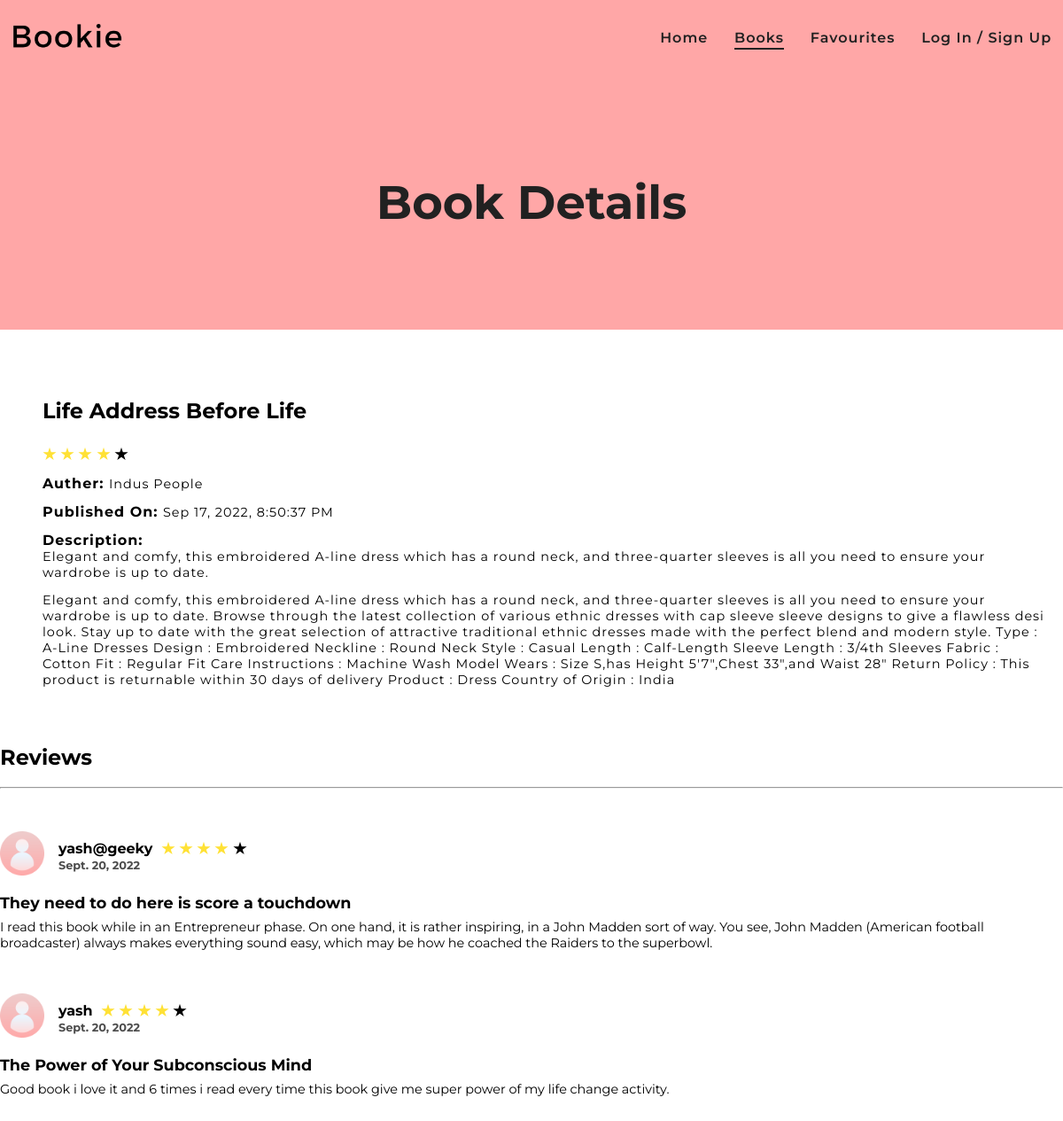
Page /book_details/4 on the committed database.
### app/models.py (models this page shows)
class BookData(models.Model):
        book_name = models.TextField()
        book_small_desc = models.TextField()
        book_desc = models.TextField()
        book_image = models.TextField()
        book_review_star = models.PositiveSmallIntegerField()
        book_author = models.CharField(max_length=60)
        book_published = models.CharField(max_length=60)
        book_review_count = models.PositiveIntegerField(default=1)

class ReviewData(models.Model):
        book_id = models.PositiveSmallIntegerField()
        user_email = models.TextField(max_length=60)
        username = models.TextField(max_length=60, default="No User")
        review_title = models.TextField()
        review_desc = models.TextField()
        date = models.DateField(auto_now_add=True)
        review_star = models.PositiveSmallIntegerField()

### app/views.py (the view, shortened to what this page needs)
def BookDetails(request, id):
        data = BookData.objects.get(id=id)
        review_data = ReviewData.objects.filter(book_id=id)
        loginValue = False
        if 'mail'  in request.session:
                if request.session['mail']:
                        loginValue = True
        context = { "data" : data, "review_data" : review_data ,"loggedIn" : loginValue, 'iterator':range(1,6) }
        return render(request, 'book_details.html', context)

### template/book_details.html (shortened to what this page needs)
{% load static %}
<!DOCTYPE html>
<html lang="en">
<head>
        <link rel="stylesheet" href="{% static 'resources/styles/book.css' %}">
</head>
<body>
        <header>
                <nav class="containers">
                        <div class="logo-container">
                                <div class="img-container">
                                        <img src="{% static 'resources/img/logo.png' %}" alt="">
                                </div>
                        </div>
                        <div class="nav-container">
                                <ul class="desktop-nav">
                                        <li><a href="{% url 'home' %}">Home</a></li>
                                        <li   id="book-active"><a href="{% url 'books' %}">Books</a></li>
                                        <li><a href="{% url 'favourite' %}">Favourites</a></li>
                                        {% if loggedIn %}
                                                <li><a href="#">{{ request.session.username }}</a></li>
                                        {% else %}
                                                <li><a href="{% url 'login' %}">Log  In / Sign Up</a></li>
                                        {% endif %}
                                </ul>
                        </div>
                </nav>
                <div class="header-text-container containers">
                        <h1>Book Details</h1>
                </div>
        </header>
        <main>
                <section class="details">
                        <div class="book-cover">
                                <div class="text-content">
                                        <h1>{{ data.book_name }}</h1>
                                        <div class="ratings">
                                                {% for i in iterator %}
                                                        {% if data.book_review_star >= i %}
                                                                <ion-icon name="star-sharp" class="stared"></ion-icon>
                                                        {% else %}
                                                                <ion-icon name="star-sharp" ></ion-icon>
                                                        {% endif %}
                                                {% endfor %}
                                        </div>
                                        <p><b style="font-size: 1rem;">Auther: </b> {{ data.book_author }}</p>
                                        <p><b style="font-size: 1rem;">Published On: </b> {{ data.book_published }}</p>
                                        <p><b style="font-size: 1rem;">Description: </b>
                                        <br>
                                        {{ data.book_small_desc }}
                                        </p>
                                        <p>
                                              {{data.book_desc}}
                                        </p>
                                </div>
                        </div>
                </section>
                <section class="review">
                        <div class="text-content">
                                <h2>Reviews</h2><br>
                                <hr>
                        </div>
                        {% if review_data %}
                                {% for review in review_data %}
                                <div class="review-section">
                                        <div class="review-profile">
                                                <div class="img-container">
                                                        <img src="{% static 'resources/img/account.png' %}" alt="">
                                                </div>
                                                <div class="text-content">
                                                        <div class="text">
                                                                <h4>{{ review.username }}</h4>
                                                                <div class="ratings">
                                                                        {% for i in iterator %}
                                                                                {% if review.review_star >= i %}
                                                                                        <ion-icon name="star-sharp" class="stared"></ion-icon>
                                                                                {% else %}
                                                                                        <ion-icon name="star-sharp" ></ion-icon>
                                                                                {% endif %}
                                                                        {% endfor %}
                                                                </div>
                                                        </div>
                                                        <h5>{{ review.date }}</h5>
                                                </div>
                                        </div>
                                        <div class="review-comment">
                                                <h3>{{ review.review_title }}</h3>
                                                <p>
                                                       {{ review.review_desc }}
                                                </p>
                                        </div>
                                </div>
                                {% endfor %}
                        {% else %}
                                <h2 style="margin-top:2rem;">No Review</h2>
                        {% endif %}
                </section>
        </main>
</body>
</html>

### static/resources/styles/book.css (style rules this page uses)
* { margin: 0; padding: 0; box-sizing: border-box; font-family: "Montserrat", sans-serif; }
.containers { width: 100%; max-width: 1400px; margin: 0 auto; }
header { width: 100%; min-height: 40vh; background-color: #FFA7A7; }
nav { padding: 1.4rem 0; display: flex; justify-content: space-between; align-items: center; position: relative; }
nav .logo-container .img-container { width: 150px; }
nav .logo-container .img-container img { width: 100%; }
nav .nav-container .desktop-nav li { display: inline-block; margin: 0 0.8rem; letter-spacing: 1px; color: #212121; font-weight: 600; cursor: pointer; }
nav .nav-container .desktop-nav li a { color: inherit; text-decoration: none; }
.header-text-container { height: calc(40vh - 2rem); display: flex; justify-content: center; align-items: center; padding: 0 1rem; }
.header-text-container h1 { font-size: clamp(1.7rem, 5vw, 3.3rem); font-weight: 700; color: #212121; max-width: 55rem; text-align: center; }
#book-active { text-underline-offset: 6px; text-decoration-thickness: 2px; -webkit-text-decoration-line: underline; text-decoration-line: underline; }
.details { max-width: 1200px; margin: 3rem auto; }
.details .book-cover { display: flex; justify-content: left; align-items: flex-start; }
.details .book-cover .text-content { margin: 1rem; }
.details .book-cover .text-content .ratings .stared { color: rgb(255, 225, 53); }
.details .book-cover .text-content * { margin-top: 0.8rem; }
.details .book-cover .text-content p { font-size: 0.9rem; letter-spacing: 1px; }
.review { max-width: 1200px; margin: 2rem auto; }
.review-section { max-width: 1200px; margin: 3rem auto; }
.review-section .review-profile { display: flex; justify-content: flex-start; align-items: center; }
.review-section .review-profile .img-container { width: 50px; margin-right: 1rem; }
.review-section .review-profile .img-container img { width: 100%; }
.review-section .review-profile .text-content .text { display: flex; align-items: center; justify-content: center; }
.review-section .review-profile .text-content .text .ratings { margin-left: 0.6rem; }
.review-section .review-profile .text-content .text .ratings ion-icon { margin-top: 3px; }
.review-section .review-profile .text-content .text .ratings .stared { color: rgb(255, 225, 53); }
.review-section .review-profile .text-content h5 { color: rgba(0, 0, 0, 0.7); font-size: 0.8rem; }
.review-section .review-comment { margin: 1rem 0; }
.review-section .review-comment h3 { font-size: 1.1rem; }
.review-section .review-comment p { font-size: 0.9rem; margin: 0.5rem 0; }

### rows in the picture
BookData: book_name "Life Address Before Life", book_author "Indus People", book_published "Sep 17, 2022, 8:50:37 PM", book_small_desc "Elegant and comfy, this embroidered A-line dress which has a round neck, and three-quarter sleeves is all you need to ensure your wardrobe is up to date.", book_desc "Elegant and comfy, this embroidered A-line dress which has a round neck, and three-quarter sleeves is all you need to ensure your wardrobe is up to date. Browse through the latest collection of various ethnic dresses with cap sleeve sleeve designs to give a flawless desi look. Stay up to date with the great selection of attractive traditional ethnic dresses made with the perfect blend and modern style. Type : A-Line Dresses Design : Embroidered Neckline : Round Neck Style : Casual Length : Calf-Length Sleeve Length : 3/4th Sleeves Fabric : Cotton Fit : Regular Fit Care Instructions : Machine Wash Model Wears : Size S,has Height 5'7\",Chest 33\",and Waist 28\" Return Policy : This product is…"
ReviewData: username "yash@geeky", date "Sept. 20, 2022", review_title "They need to do here is score a touchdown", review_desc "I read this book while in an Entrepreneur phase. On one hand, it is rather inspiring, in a John Madden sort of way. You see, John Madden (American football broadcaster) always makes everything sound easy, which may be how he coached the Raiders to the superbowl."
ReviewData: username "yash", date "Sept. 20, 2022", review_title "The Power of Your Subconscious Mind", review_desc "Good book i love it and 6 times i read every time this book give me super power of my life change activity."
